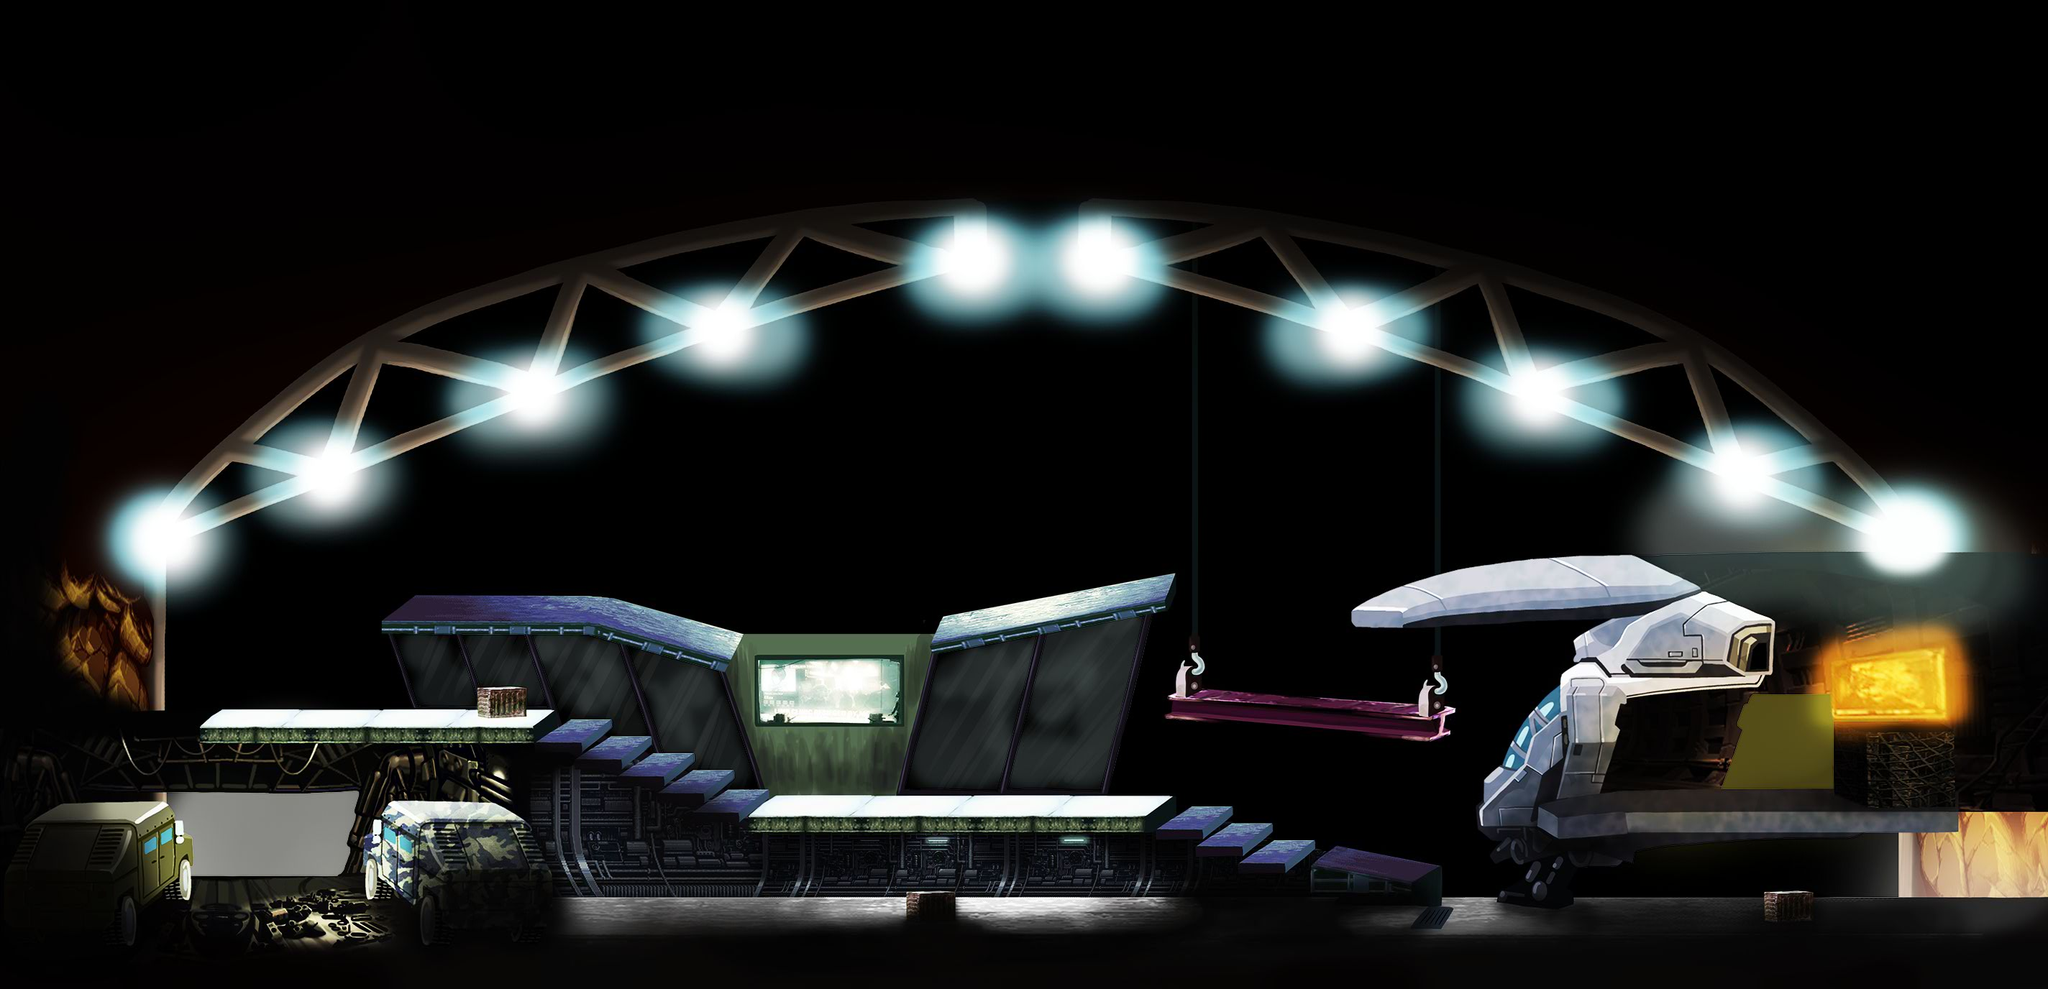

Rendered tile map (Tiled .tmx) drawn with the repository's tilesets; below, a short description and the map source with its tile grids summarised:
An orthogonal 89x43 tile map with 32x32 px tiles, 1 tile layer (layer1) and 64 objects.

<map version="1.0" orientation="orthogonal" width="89" height="43" tilewidth="32" tileheight="32">
 <tileset firstgid="1" name="secondStageBack" tilewidth="32" tileheight="32">
  <image source="secondStageBack.jpg" width="2874" height="1378" />
 </tileset>
 <layer name="layer1" width="89" height="43">
  <data>[3827 cells, 3827 non-empty, 3827 distinct tile ids]</data>
 </layer>
 <objectgroup name="objectlayer" width="89" height="43">
  <object x="1631" y="966">
   <polyline points="0,0 370,27" />
  </object>
  <object x="1628" y="996">
   <polyline points="0,0 359,35" />
  </object>
  <object x="2004" y="995">
   <polyline points="0,0 -3,33" />
  </object>
  <object x="1986" y="1032">
   <polyline points="0,0 15,-5" />
  </object>
  <object x="2156" y="1133">
   <polyline points="0,0 -2,25" />
  </object>
  <object x="2157" y="1132">
   <polyline points="0,0 99,-15" />
  </object>
  <object x="2257" y="1117">
   <polyline points="0,0 292,-5" />
  </object>
  <object x="2550" y="1004">
   <polyline points="0,0 1,108" />
  </object>
  <object x="2551" y="1004">
   <polyline points="0,0 159,1" />
  </object>
  <object x="2154" y="1160">
   <polyline points="0,0 12,7" />
  </object>
  <object x="2166" y="1169">
   <polyline points="0,0 99,-9" />
  </object>
  <object x="2266" y="1161">
   <polyline points="0,0 459,-2" />
  </object>
  <object x="2724" y="1131">
   <polyline points="0,0 0,28" />
  </object>
  <object x="2726" y="1131">
   <polyline points="0,0 116,0" />
  </object>
  <object x="1888" y="847">
   <polyline points="0,0 384,-64" />
  </object>
  <object x="2272" y="783">
   <polyline points="0,0 179,81" />
  </object>
  <object x="2452" y="865">
   <polyline points="0,0 16,1" />
  </object>
  <object x="2468" y="867">
   <polyline points="0,0 -4,71" />
  </object>
  <object x="2455" y="940">
   <polyline points="0,0 11,-1" />
  </object>
  <object x="2455" y="941">
   <polyline points="0,0 -11,16" />
  </object>
  <object x="2264" y="974">
   <polyline points="0,0 178,-15" />
  </object>
  <object x="2175" y="966">
   <polyline points="0,0 90,8" />
  </object>
  <object x="1630" y="966">
   <polyline points="0,0 -3,32" />
  </object>
  <object x="549" y="1127">
   <polyline points="0,0 -2,156" />
  </object>
  <object x="223" y="1279">
   <polyline points="0,0 325,5" />
  </object>
  <object x="549" y="1125">
   <polyline points="0,0 155,0" />
  </object>
  <object x="706" y="1128">
   <polyline points="0,0 16,150" />
  </object>
  <object x="724" y="1280">
   <polyline points="0,0 535,-4" />
  </object>
  <object x="1261" y="1242">
   <polyline points="0,0 0,34" />
  </object>
  <object x="1262" y="1243">
   <polyline points="0,0 64,-1" />
  </object>
  <object x="1327" y="1244">
   <polyline points="0,0 3,32" />
  </object>
  <object x="1826" y="1208">
   <polyline points="0,0 138,23" />
  </object>
  <object x="1966" y="1231">
   <polyline points="0,0 18,-13" />
  </object>
  <object x="1609" y="1124">
   <polyline points="0,0 375,95" />
  </object>
  <object x="1328" y="1279">
   <polyline points="0,0 1127,4" />
  </object>
  <object x="2455" y="1242">
   <polyline points="0,0 1,41" />
  </object>
  <object x="2456" y="1243">
   <polyline points="0,0 64,-3" />
  </object>
  <object x="2521" y="1244">
   <polyline points="0,0 1,38" />
  </object>
  <object x="2524" y="1284">
   <polyline points="0,0 321,0" />
  </object>
  <object x="2844" y="1131">
   <polyline points="0,0 1,154" />
  </object>
  <object x="1056" y="1122">
   <polyline points="0,0 553,1" />
  </object>
  <object x="753" y="1003">
   <polyline points="0,0 303,119" />
  </object>
  <object x="291" y="1000">
   <polyline points="0,0 460,3" />
  </object>
  <object x="290" y="1033">
   <polyline points="0,0 449,1" />
  </object>
  <object x="289" y="1000">
   <polyline points="0,0 -1,34" />
  </object>
  <object x="741" y="1036">
   <polyline points="0,0 301,119" />
  </object>
  <object x="70" y="1130">
   <polyline points="0,0 147,0" />
  </object>
  <object x="218" y="1131">
   <polyline points="0,0 6,148" />
  </object>
  <object x="70" y="1131">
   <polyline points="0,0 3,-1130" />
  </object>
  <object x="554" y="849">
   <polyline points="0,0 0,33" />
  </object>
  <object x="554" y="884">
   <polyline points="0,0 265,0" />
  </object>
  <object x="820" y="885">
   <polyline points="0,0 193,54" />
  </object>
  <object x="555" y="849">
   <polyline points="0,0 289,4" />
  </object>
  <object x="844" y="854">
   <polyline points="0,0 182,48" />
  </object>
  <object x="1027" y="904">
   <polyline points="0,0 -14,37" />
  </object>
  <object x="1303" y="878">
   <polyline points="0,0 328,-65" />
  </object>
  <object x="1633" y="814">
   <polyline points="0,0 -2,32" />
  </object>
  <object x="1303" y="879">
   <polyline points="0,0 -1,33" />
  </object>
  <object x="1303" y="914">
   <polyline points="0,0 328,-67" />
  </object>
  <object x="1043" y="1157">
   <polyline points="0,0 556,0" />
  </object>
  <object x="1601" y="1158">
   <polyline points="0,0 128,55" />
  </object>
  <object x="1728" y="1212">
   <polyline points="0,0 98,-3" />
  </object>
  <object x="1889" y="849">
   <polyline points="0,0 2,25" />
  </object>
  <object x="1891" y="877">
   <polyline points="0,0 396,-23" />
  </object>
 </objectgroup>
</map>
